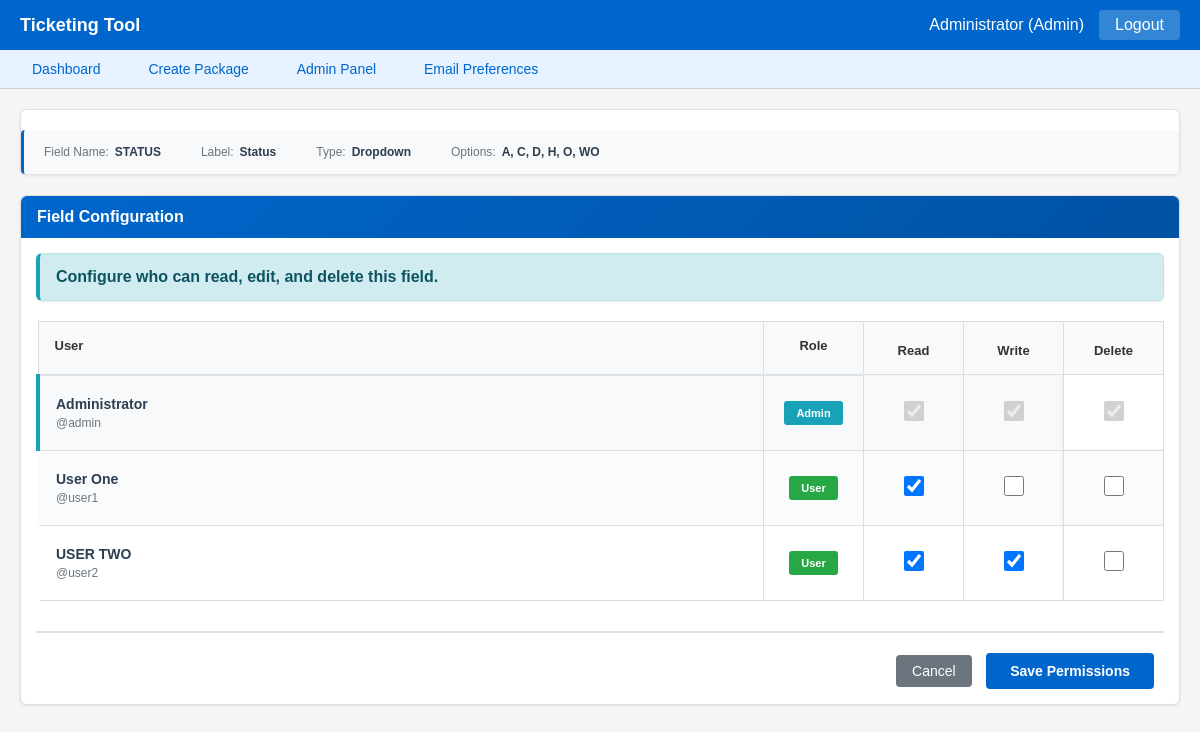
Screenshot of /admin/field-permissions/STATUS (signed in) with the database file from the repository.
### models.py (models this page shows, shortened)
class User(db.Model):
    __tablename__ = 'users'
    username = db.Column(db.String(50), primary_key=True)
    password = db.Column(db.String(100), nullable=False)
    role = db.Column(db.String(20), nullable=False, default='user')
    name = db.Column(db.String(100), nullable=False)
    can_assign = db.Column(db.Boolean, default=False)
    permissions = db.Column(db.Text)  # Store as JSON string
    def get_permissions(self):
        return json.loads(self.permissions) if self.permissions else {}

class FieldConfig(db.Model):
    __tablename__ = 'field_configs'
    field_name = db.Column(db.String(100), primary_key=True)
    field_type = db.Column(db.String(50), nullable=False)
    label = db.Column(db.String(100), nullable=False)
    editable = db.Column(db.Boolean, default=True)
    options = db.Column(db.Text)  # Store as JSON string
    permissions = db.Column(db.Text)  # Store as JSON string
    def get_options(self):
        return json.loads(self.options) if self.options else []
    def get_permissions(self):
        return json.loads(self.permissions) if self.permissions else {}

### main.py (the view, shortened to what this page needs)
@app.route('/admin/field-permissions/<field_name>', methods=['GET', 'POST'])
@admin_required
def admin_field_permissions(field_name):
    field = db.session.get(FieldConfig, field_name)
    if not field:
        flash('Field not found')
        return redirect(url_for('admin_config'))
    users = User.query.all()
    field_config = {
        'type': field.field_type,
        'label': field.label,
        'editable': field.editable,
        'options': field.get_options(),
        'permissions': field.get_permissions()
    }
    current_permissions = field.get_permissions()
    return render_template('admin_field_permissions.html',
                         field_name=field_name,
                         field_config=field_config,
                         users=users,
                         current_permissions=current_permissions)

### main.py (called while the page is built)
def get_all_field_configs():
    fields = FieldConfig.query.all()
    return {f.field_name: {
        'type': f.field_type,
        'label': f.label,
        'editable': f.editable,
        'options': f.get_options(),
        'permissions': f.get_permissions()
    } for f in fields}

def admin_required(f):
    @wraps(f)
    def decorated_function(*args, **kwargs):
        if 'username' not in session:
            return redirect(url_for('login'))
        user = db.session.get(User, session['username'])
        if not user or user.role != 'admin':
            flash('Admin access required')
            return redirect(url_for('dashboard'))
        return f(*args, **kwargs)
    return decorated_function

### templates/admin_field_permissions.html (shortened to what this page needs)
{% extends "base.html" %}
{% block content %}
<div class="card">
    <div style="background: #f8f9fa; border-left: 3px solid #0066cc; padding: 15px 20px; margin-top: 20px; border-radius: 4px;">
        <div style="display: flex; gap: 40px; align-items: center; flex-wrap: wrap; font-size: 12px;">
            <div style="display: flex; align-items: center; gap: 6px;">
                <span style="color: #6c757d; font-weight: 500;">Field Name:</span>
                <strong style="color: #2c3e50;">{{ field_name }}</strong>
            </div>
            <div style="display: flex; align-items: center; gap: 6px;">
                <span style="color: #6c757d; font-weight: 500;">Label:</span>
                <strong style="color: #2c3e50;">{{ field_config.label }}</strong>
            </div>
            <div style="display: flex; align-items: center; gap: 6px;">
                <span style="color: #6c757d; font-weight: 500;">Type:</span>
                <strong style="color: #2c3e50;">{{ field_config.type|title }}</strong>
            </div>
            {% if field_config.get('options') %}
            <div style="display: flex; align-items: center; gap: 6px;">
                <span style="color: #6c757d; font-weight: 500;">Options:</span>
                <strong style="color: #2c3e50;">{{ field_config.options|join(', ') }}</strong>
            </div>
            {% endif %}
        </div>
    </div>
</div>
<div class="card">
    <div class="card-header" style="background: linear-gradient(135deg, #0066cc 0%, #0052a3 100%); color: white; padding: 12px 16px; border-radius: 6px 6px 0 0; border: none;">
        <div style="display: flex; align-items: center; gap: 10px;">
            <h3 style="margin: 0; font-size: 16px; font-weight: 600; color: white;">Field Configuration</h3>
        </div>
    </div>
    <div class="card-body">
        <div class="alert alert-info">
            <strong>Configure who can read, edit, and delete this field.</strong><br>
        </div>
        <form method="POST">
            <div style="overflow-x: auto;">
                <table class="table" style="margin-bottom: 0;">
                    <thead>
                        <tr>
                            <th style="padding: 16px; font-size: 13px; font-weight: 600; background-color: #f8f9fa; border-bottom: 2px solid #dee2e6;">User</th>
                            <th style="padding: 16px; font-size: 13px; font-weight: 600; background-color: #f8f9fa; border-bottom: 2px solid #dee2e6; text-align: center; width: 100px;">Role</th>
                            <th style="padding: 16px; font-size: 13px; font-weight: 600; text-align: center; width: 100px;">
                                <div style="display: flex; flex-direction: column; align-items: center; gap: 5px;">
                                    <span>Read</span>
                                </div>
                            </th>
                            <th style="padding: 16px; font-size: 13px; font-weight: 600; text-align: center; width: 100px;">
                                <div style="display: flex; flex-direction: column; align-items: center; gap: 5px;">
                                    <span>Write</span>
                                </div>
                            </th>
                            <th style="padding: 16px; font-size: 13px; font-weight: 600; text-align: center; width: 100px;">
                                <div style="display: flex; flex-direction: column; align-items: center; gap: 5px;">
                                    <span>Delete</span>
                                </div>
                            </th>
                        </tr>
                    </thead>
                    <tbody>
                        {% for user in users %}
                        <tr {% if user.role == 'admin' %}style="background-color: #f8f9fa; border-left: 4px solid #17a2b8;"{% else %}style="border-left: 4px solid transparent;"{% endif %}>
                            <td style="padding: 20px 16px; vertical-align: middle;">
                                <div style="display: flex; flex-direction: column; gap: 4px;">
                                    <strong style="font-size: 14px; color: #2c3e50;">{{ user.name }}</strong>
                                    <small style="color: #6c757d; font-size: 12px;">@{{ user.username }}</small>
                                </div>
                            </td>
                            <td style="padding: 20px 16px; text-align: center; vertical-align: middle;">
                                <span class="{% if user.role == 'admin' %}status-completed{% else %}status-ongoing{% endif %}"
                                    style="padding: 6px 12px; font-size: 11px; font-weight: 600;">
                                    {{ user.role|title }}
                                </span>
                            </td>
                            <td style="padding: 20px 16px; text-align: center; vertical-align: middle;">
                                <label style="margin: 0; cursor: pointer; display: inline-block;">
                                    <input type="checkbox" name="read_{{ user.username }}" value="1"
                                        style="width: 20px; height: 20px; cursor: pointer;"
                                        {% if user.role == 'admin' or current_permissions.get(user.username, {}).get('read', False) %}checked{% endif %}
                                        {% if user.role == 'admin' %}disabled{% endif %}>
                                </label>
                            </td>
                            <td style="padding: 20px 16px; text-align: center; vertical-align: middle;">
                                <label style="margin: 0; cursor: pointer; display: inline-block;">
                                    <input type="checkbox" name="write_{{ user.username }}" value="1"
                                        style="width: 20px; height: 20px; cursor: pointer;"
                                        {% if user.role == 'admin' or current_permissions.get(user.username, {}).get('write', False) %}checked{% endif %}
                                        {% if user.role == 'admin' %}disabled{% endif %}>
                                </label>
                            </td>
                            <td style="padding: 20px 16px; text-align: center; vertical-align: middle;">
                                <label style="margin: 0; cursor: pointer; display: inline-block;">
                                    <input type="checkbox" name="delete_{{ user.username }}" value="1"
                                        style="width: 20px; height: 20px; cursor: pointer;"
                                        {% if user.role == 'admin' or current_permissions.get(user.username, {}).get('delete', False) %}checked{% endif %}
                                        {% if user.role == 'admin' %}disabled{% endif %}>
                                </label>
                            </td>
                        </tr>
                        {% endfor %}
                    </tbody>
                </table>
            </div>
            <div style="margin-top: 30px; padding-top: 20px; border-top: 2px solid #e0e0e0; text-align: right;">
                <a href="{{ url_for('admin_config') }}" class="btn btn-secondary" style="margin-right: 10px;">Cancel</a>
                <button type="submit" class="btn btn-primary" style="padding: 10px 24px; font-weight: 600;">Save Permissions</button>
            </div>
        </form>
    </div>
</div>
{% endblock %}

### templates/base.html (shortened to what this page needs)
<!DOCTYPE html>
<html lang="en">
<head>
</head>
<body>
    {% if session.username %}
    <div class="header">
        <h1>Ticketing Tool</h1>
        <div class="user-info">
            <span>{{ session.name }} ({{ session.role|title }})</span>
            <a href="{{ url_for('logout') }}"
            style="color: white; text-decoration: none; padding: 6px 16px; background-color: rgba(255, 255, 255, 0.2); border-radius: 4px; font-weight: 500; transition: all 0.2s;"
            onmouseover="this.style.backgroundColor='rgba(255, 255, 255, 0.3)'"
            onmouseout="this.style.backgroundColor='rgba(255, 255, 255, 0.2)'">
                Logout
            </a>
        </div>
    </div>
    <div class="nav">
        <a href="{{ url_for('dashboard') }}"
        class="{% if request.endpoint == 'dashboard' %}nav-active{% endif %}">
            Dashboard
        </a>
        {% if session.get('permissions', {}).get('package_create', False) or session.can_assign or session.role == 'admin' %}
        <a href="{{ url_for('create_package') }}"
        class="{% if request.endpoint == 'create_package' %}nav-active{% endif %}">
            Create Package
        </a>
        {% endif %}
        {% if session.role == 'admin' %}
        <a href="{{ url_for('admin_panel') }}"
        class="{% if request.endpoint in ['admin_panel', 'admin_users', 'admin_config', 'admin_permissions'] %}nav-active{% endif %}">
            Admin Panel
        </a>
        {% endif %}
        {% if session.role == 'admin' %}
            <a href="{{ url_for('email_preferences') }}">Email Preferences</a>
        {% endif %}
    </div>
    {% endif %}
    <div class="container{% if request.endpoint in ['login'] %} container-narrow{% endif %}">
        {% block content %}{% endblock %}
    </div>
</body>
</html>

### templates/base.html (style rules this page uses)
* { margin: 0; padding: 0; box-sizing: border-box; }
body { font-family: Arial, sans-serif; background-color: #f5f5f5; color: #333; min-height: 100vh; display: flex; flex-direction: column; }
.header { background-color: #0066cc; color: white; padding: 10px 20px; display: flex; justify-content: space-between; align-items: center; flex-shrink: 0; }
.header h1 { font-size: 18px; }
.user-info { display: flex; align-items: center; gap: 15px; }
.nav { background-color: #e6f2ff; padding: 10px 20px; border-bottom: 1px solid #ccc; flex-shrink: 0; }
.nav a { color: #0066cc; text-decoration: none; margin-right: 20px; font-size: 14px; }
.container { flex: 1; width: 100%; max-width: none; margin: 0; padding: 20px; overflow-x: auto; }
.card { background: white; border: 1px solid #e0e0e0; margin-bottom: 20px; box-shadow: 0 1px 3px rgba(0,0,0,0.08); border-radius: 6px; transition: box-shadow 0.2s; }
.card-header { background-color: #f8f9fa; border-bottom: 2px solid #e0e0e0; padding: 15px 20px; font-weight: 600; font-size: 16px; border-radius: 6px 6px 0 0; }
.card-body { padding: 15px; }
.btn { padding: 8px 16px; border: none; cursor: pointer; font-size: 14px; text-decoration: none; display: inline-block; margin-right: 10px; border-radius: 4px; transition: all 0.2s; }
.btn-primary { background-color: #0066cc; color: white; font-weight: 600; padding: 10px 20px; font-size: 14px; }
.btn-secondary { background-color: #6c757d; color: white; font-weight: 400; padding: 8px 16px; }
.table { width: 100%; border-collapse: collapse; font-size: 12px; background: white; }
.table th, .table td { border: 1px solid #ddd; padding: 8px; text-align: left; vertical-align: top; }
.table th { background-color: #f8f9fa; font-weight: bold; font-size: 11px; position: sticky; top: 0; z-index: 10; box-shadow: 0 2px 4px rgba(0,0,0,0.05); }
.table tbody tr:nth-child(even) { background-color: #fafbfc; }
.table tbody tr { transition: background-color 0.2s ease; }
.nav a { color: #0066cc; text-decoration: none; margin-right: 20px; font-size: 14px; padding: 8px 12px; border-radius: 4px; transition: all 0.2s; }
.alert { padding: 14px 16px; margin-bottom: 20px; border: 1px solid transparent; border-radius: 6px; border-left: 4px solid; box-shadow: 0 1px 3px rgba(0,0,0,0.08); }
.alert-info { color: #0c5460; background-color: #d1ecf1; border-color: #bee5eb; border-left-color: #17a2b8; }
.status-ongoing { background-color: #28a745; color: white; padding: 2px 6px; border-radius: 3px; font-size: 11px; white-space: nowrap; }
.status-completed { background-color: #17a2b8; color: white; padding: 2px 6px; border-radius: 3px; font-size: 11px; white-space: nowrap; }
.table tbody tr td:last-child { background-color: white; box-shadow: -2px 0 4px rgba(0,0,0,0.05); }
.table tbody tr:nth-child(even) td:last-child { background-color: #fafbfc; }

### rows the page displays
User: name "Administrator", username "admin", role "Admin", role "☑"
FieldConfig: label "Status", type "Dropdown"
User: name "User One", username "user1", role "User", role "☑"
User: name "USER TWO", username "user2", role "User", role "☑"

### other values shown
{{ session.role|title }} "Admin"
{{ field_name }} "STATUS"
{{ field_config.options|join(', ') }} "A, C, D, H, O, WO"
